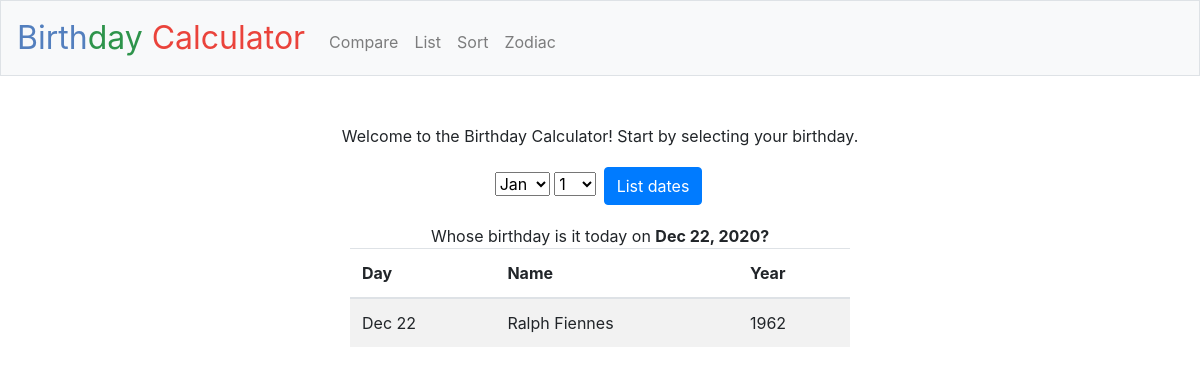
The page / on the database its author committed.
### tables this page shows
CREATE TABLE birthdays(
  "b_date" TEXT,
  "name" TEXT,
  "b_year" TEXT
, 'b_month' INTEGER, 'b_day' INTEGER);

### application.py (the view)
@app.route("/")
def index():
    query = "SELECT * FROM \"birthdays\" WHERE \"b_date\" = :sql_date"
    rows = db.execute(query, sql_date=date)
    return render_template("index.html", year=year, date=date, rows=rows)

### templates/index.html (shortened to what this page needs)
{% extends "layout.html" %}
{% block main %}
    <p>Welcome to the Birthday Calculator! Start by selecting your birthday.</p>
    <form id="dateform" action="/list" method="post">
        <div class="form-group">
            <select id="month" name="month" onchange="change_days('month')"></select>
            <select id="day" name="day"></select>
            <input id="submit" class="btn btn-primary" type="submit" value="List dates">
        </div>
    </form>
    <header>Whose birthday is it today on <strong>{{ date }}, {{ year }}?</strong></header>
    <table class="table table-striped">
        <thead>
            <tr>
                <th>Day</th>
                <th>Name</th>
                <th>Year</th>
            </tr>
        </thead>
        <tbody>
            {% for row in rows: %}
                <tr><td>{{ row["b_date"] }}</td>
                <td>{{ row["name"] }}</td>
                <td>{{ row["b_year"] }}</td></tr>
            {% endfor %}
        </tbody>
    </table>
{% endblock %}

### static/styles.css (style rules this page uses)
input { margin: 3px; }
main table { max-width: 500px; margin: auto; text-align:left; }

### rows shown on the page
birthdays: b_date "Dec 22", name "Ralph Fiennes", b_year "1962"

### other values the page prints
{{ year }} "2020"
